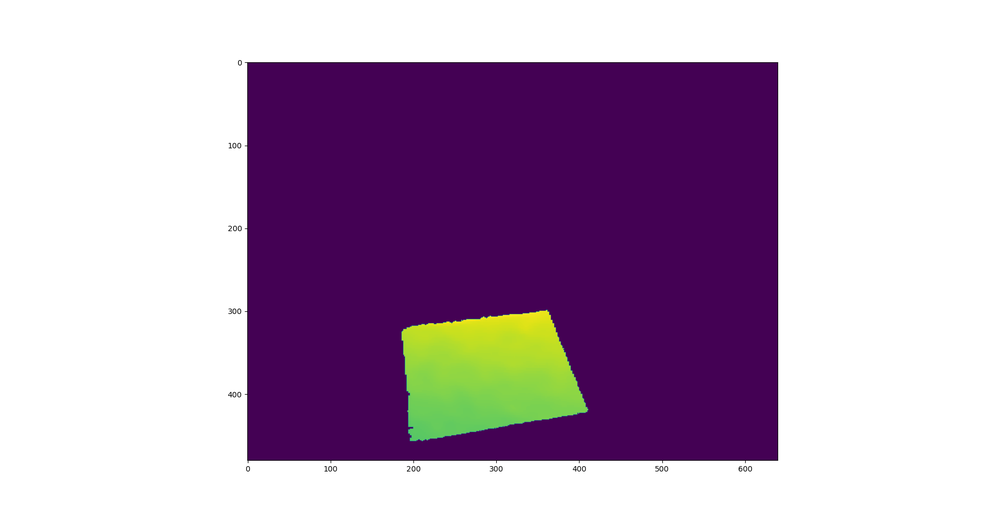
#> input picture ADFM/real_robot/log/depth_iamge.png, 1000 x 517 px, shrunk from 1848 x 955 before the run; its folder holds only this picture in this run
$ python -i rs_utils.py   (imports and definitions only)
#> lines starting #> are read from the running program, lines starting #| are printed output that depends on the picture; after the words box and inside, x2 and y2 are one past the last pixel; in counts of white or black regions, pixels touching at a corner belong together
#> further down, picture is the input picture: shape (517, 1000, 3); mean B, G, R 183.9, 158.4, 181.1
import numpy as np
import cv2
from ADFM.real_robot.utils.euler import euler2mat

import yaml
import os

# get file path
path = os.path.dirname(os.path.abspath(__file__))

# [2 lines not run here, left out]

# [1 line that did not run here, left out]
# [1 line that did not run here, left out]
# [1 line that did not run here, left out]
# [1 line that did not run here, left out]


# Define the range of yellow color in HSV
yellow_lower = np.array([20, 100, 100], dtype="uint8")
yellow_upper = np.array([30, 255, 255], dtype="uint8")

cloth_lower = np.array([80, 80, 40], dtype="uint8")
cloth_upper = np.array([140, 140, 160], dtype="uint8")

orange_lower = np.array([0, 100, 100], dtype="uint8")
orange_upper = np.array([40, 255, 255], dtype="uint8")

def compute_transformation_matrix(translation, rpy, radians=True):
    # Convert RPY angles from degrees to radians
    if not radians:
        rpy = np.radians(rpy)

    rotation_matrix = euler2mat(*rpy)
    # Create the transformation matrix
    transform_matrix = np.eye(4)
    transform_matrix[:3, :3] = rotation_matrix
    transform_matrix[:3, 3] = translation

    return transform_matrix

# [1 line that did not run here, left out]
# [1 line that did not run here, left out]
# [1 line that did not run here, left out]

def object_detection(image):

    hsv = cv2.cvtColor(image, cv2.COLOR_BGR2HSV)
#> hsv: shape (517, 1000, 3); mean H, S, V 55.8, 100.1, 189.2
    # save h,s,v three files
    # cv2.imwrite('../log/h.png', hsv[:, :, 0])
    # cv2.imwrite('../log/s.png', hsv[:, :, 1])
    # cv2.imwrite('../log/v.png', hsv[:, :, 2])

    # Create a mask for the colth
    mask = cv2.inRange(hsv, cloth_lower, cloth_upper)
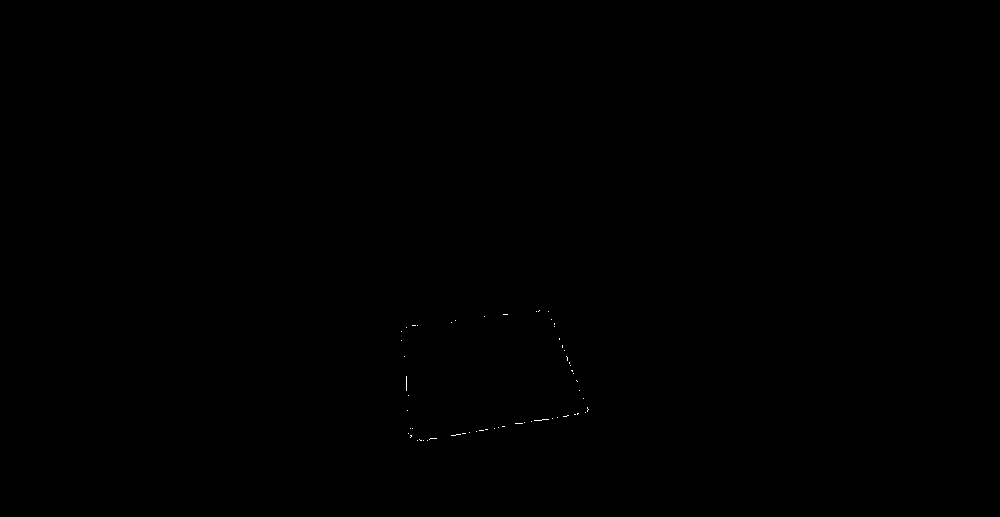
#> mask: shape (517, 1000); 0.03% white in thin lines or dots, all inside (x1, y1, x2, y2) = (401, 310, 589, 441)
    # cv2.imwrite('../log/mask.png', mask)

    # Find contours in the mask
    contours, _ = cv2.findContours(mask, cv2.RETR_EXTERNAL, cv2.CHAIN_APPROX_SIMPLE)
#> contours = 59 contours, all with area under 20

    if contours:
        c = max(contours, key=cv2.contourArea)
#> c = [[410, 435], [411, 436], [410, 437], [411, 436], [411, 435]]

        # Determine the center of the contour
        M = cv2.moments(c)
#> M = moments, m00 0.5, centre m10/m00, m01/m00 = (410.7, 435.3)
        if M["m00"] != 0:
            cX = int(M["m10"] / M["m00"])
#> cX = 410
            cY = int(M["m01"] / M["m00"])
#> cY = 435
        else:
            cX, cY = 0, 0

        # Draw the contour and centroid on the image
        # cv2.drawContours(image, [c], -1, (0, 255, 0), 2)
        # cv2.circle(image, (cX, cY), 5, (255, 255, 255), -1)
        # cv2.imwrite('../log/contour.png', image)

    else:
        raise Exception("No cloth found in the image.")

    mask = np.zeros(image.shape[:2], dtype="uint8")
    cv2.drawContours(mask, [c], -1, color=255, thickness=-1)
#> mask: shape (517, 1000); 0% white in thin lines or dots, all inside (x1, y1, x2, y2) = (410, 435, 412, 438)

    kernel = np.ones((3, 3), np.uint8)
    mask = cv2.erode(mask, kernel, iterations=3)
#> mask: shape (517, 1000); every value is 0

    return mask

def transform_point_cloud(point_cloud):

    # Convert point cloud to homogeneous coordinates (add a row of 1's)
    ones = np.ones((point_cloud.shape[0], 1))
    points_homogeneous = np.hstack((point_cloud, ones))

    # Apply the transformation matrix to the point cloud
    point_cloud_transformed_homogeneous = points_homogeneous.dot(matrix_camera_to_world.T)

    # Convert back from homogeneous coordinates by dropping the last column
    point_cloud_transformed = point_cloud_transformed_homogeneous[:, :3]

    return point_cloud_transformed


# [19 lines not run here, left out]

>>> import cv2
>>> picture = cv2.imread('../log/depth_iamge.png')
>>> result = object_detection(picture)
